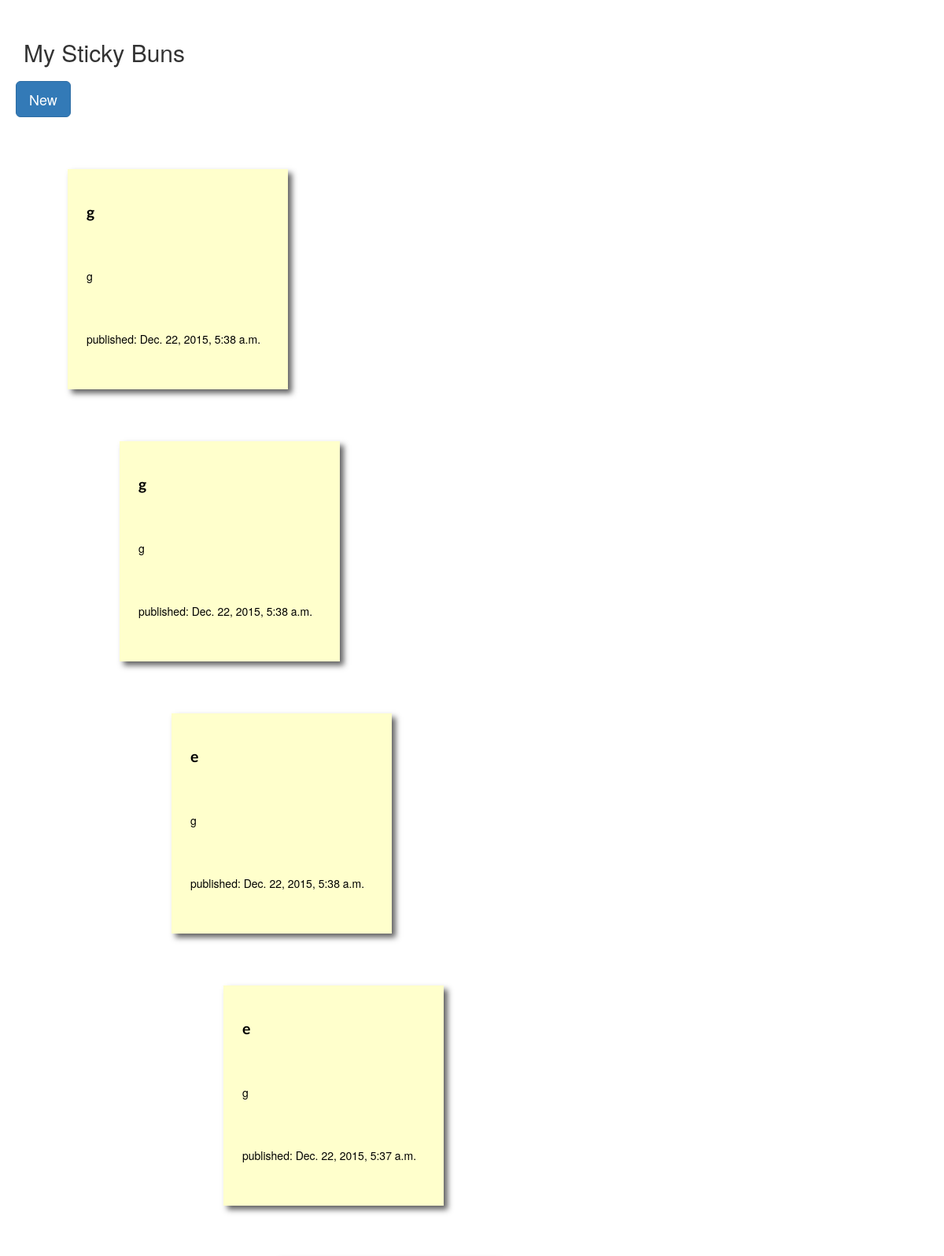
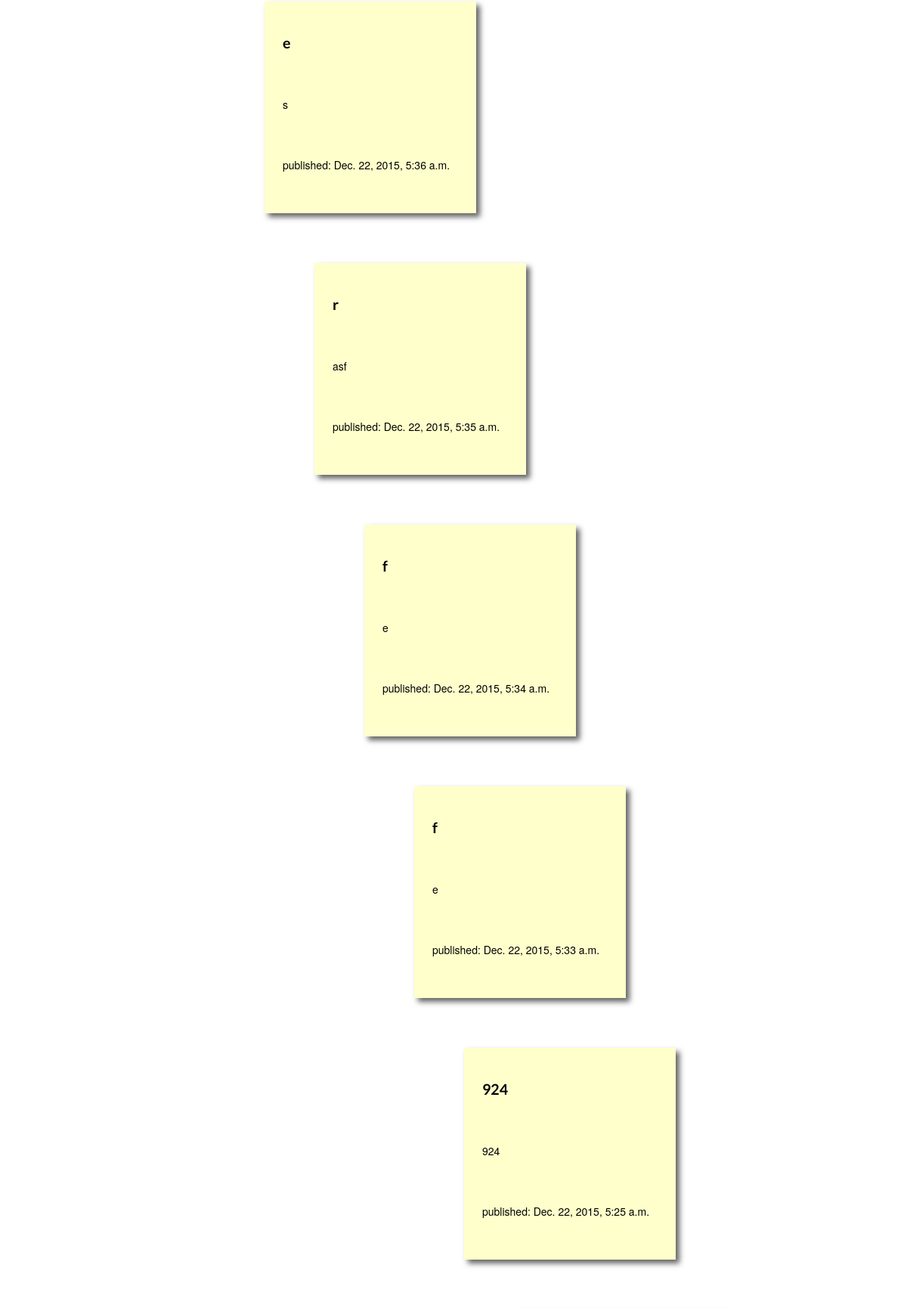
Screenshot of /polls/ (upper part) with the database file from the repository (2 pictures, top to bottom).
### polls/models.py (models this page shows, shortened)
class Post(models.Model):
    author = models.ForeignKey('auth.User')
    title = models.CharField(max_length=200)
    text = models.TextField()
    created_date = models.DateTimeField(
            default=timezone.now)
    published_date = models.DateTimeField(
            blank=True, null=True)

### polls/views.py (the view)
def post_list(request):
    posts = Post.objects.filter(published_date__lte=timezone.now()).order_by('published_date').reverse()
    return render(request, 'polls/post_list.html',  {'posts': posts})

### polls/templates/polls/post_list.html (shortened to what this page needs)
{% extends 'polls/base.html' %}
{% block post %}
  {% for post in posts %}
    <ul>
      <li>
        <a href="#">
          <h2>{{ post.title }}</h2>
          <p>{{ post.text|linebreaks }}</p>
          <p>published: {{ post.published_date }}</p>
        </a>
         {% endfor %}
      </li>
    </ul>
{% endblock %}

### polls/templates/polls/base.html (shortened to what this page needs)
{% load staticfiles %}
<link rel="stylesheet" type="text/css" href="{% static 'polls/style.css' %}" />
<link rel="stylesheet" type="text/css" href="{% static 'polls/bootstrap-3.3.4-dist/css/bootstrap.min.css' %}" />
<body>
<h2> My Sticky Buns </h2>
<a class="btn btn-primary btn-lg" href="/polls/post/new" role="button">New</a>
{% block post %}
{% endblock %}
</body>

### polls/static/polls/style.css (style rules this page uses)
* { margin:0; padding: 10px; }
body { font-family:arial,sans-serif; font-size:100%; margin:10; background:#666; color:#fff; }
h2,p { font-size:100%; font-weight:normal; }
ul,li { list-style:none; }
ul { overflow:hidden; padding:3em; }
ul li a { text-decoration:none; color:#000; background:#ffc; display:block; height:20em; width:20em; padding:1em; -moz-box-shadow:5px 5px 7px rgba(33,33,33,1); -webkit-box-shadow: 5px 5px 7px rgba(33,33,33,.7); box-shadow: 5px 5px 7px rgba(33,33,33,.7); }
ul li { margin:1em; float:left; }
ul li h2 { font-family:'Lato', sans-serif; font-size:140%; font-weight:bold; padding-bottom:10px; }

### rows the page displays
Post: title "g", text "g", published_date "Dec. 22, 2015, 5:38 a.m."
Post: title "g", text "g", published_date "Dec. 22, 2015, 5:38 a.m."
Post: title "e", text "g", published_date "Dec. 22, 2015, 5:38 a.m."
Post: title "e", text "g", published_date "Dec. 22, 2015, 5:37 a.m."
Post: title "e", text "s", published_date "Dec. 22, 2015, 5:36 a.m."
Post: title "r", text "asf", published_date "Dec. 22, 2015, 5:35 a.m."
Post: title "f", text "e", published_date "Dec. 22, 2015, 5:34 a.m."
Post: title "f", text "e", published_date "Dec. 22, 2015, 5:33 a.m."
Post: title "924", text "924", published_date "Dec. 22, 2015, 5:25 a.m."
